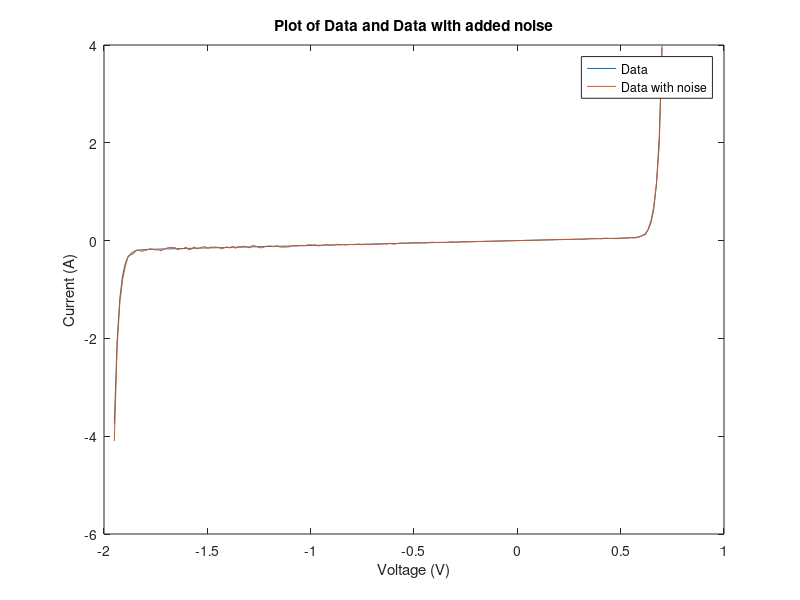
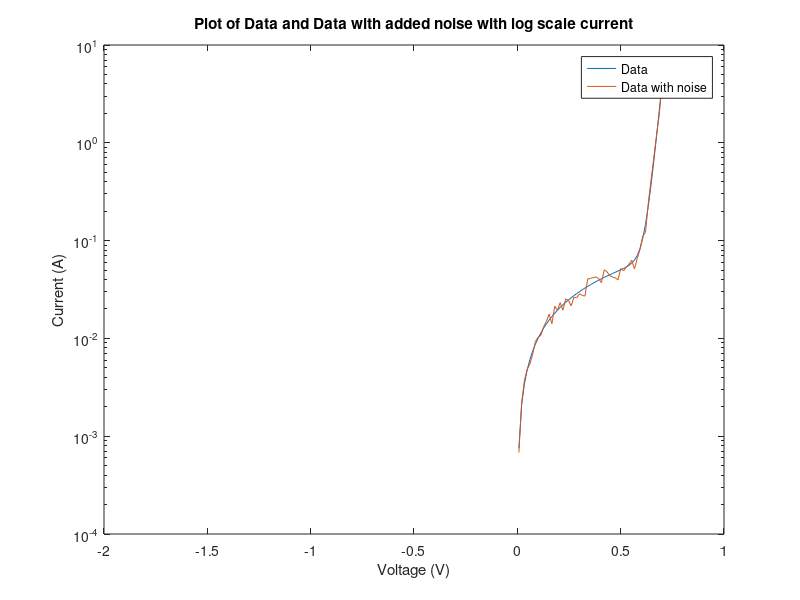
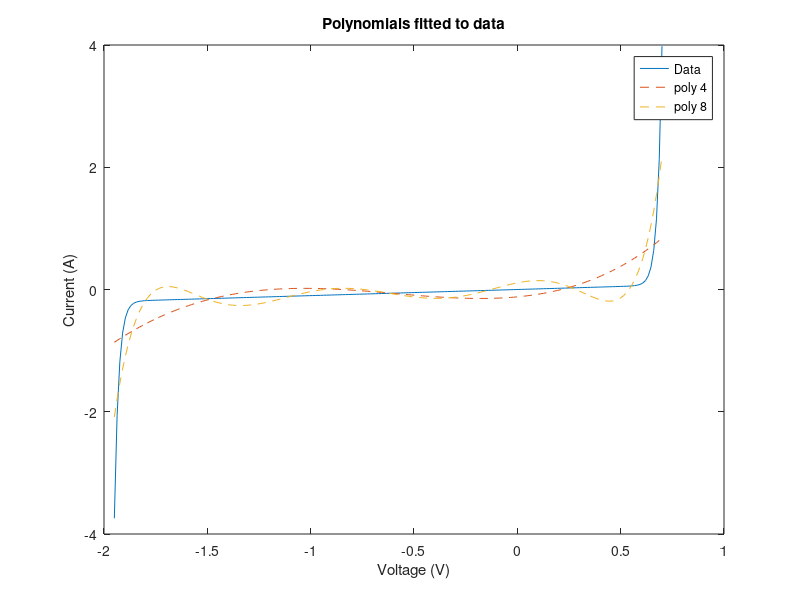
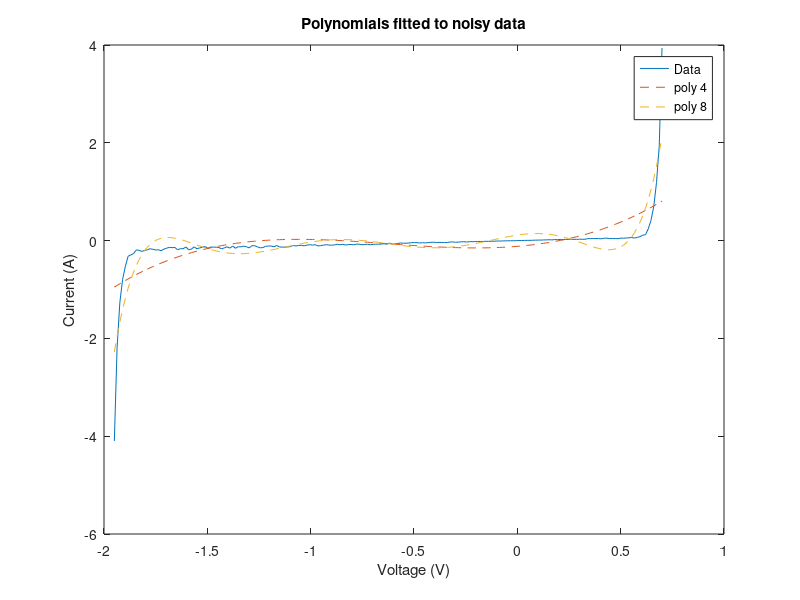

Recreate these plots in MATLAB, in order. (Note: this script raises an error after producing the figures.)
Gp = 0.1;
Is = 0.01e-12;
Ib = 0.1e-12;
Vb = 1.3;

V = linspace(-1.95, 0.7, 200);
I = Is.*(exp(1.2.*V./0.025)-1) + V.*Gp - Ib.*(exp(-1.2.*(V+Vb)./0.025)-1);
%Generates signal with noise as much as +/- 0.2*I
I2 = 0.8.*I + I.*0.4.*rand(1, 200);

figure(1)
plot(V, I);
hold on
plot(V, I2);
legend('Data', 'Data with noise')
title('Plot of Data and Data with added noise')
xlabel('Voltage (V)')
ylabel('Current (A)')
hold off

figure(2)
semilogy(V, I);
hold on
semilogy(V, I2);
legend('Data', 'Data with noise')
title('Plot of Data and Data with added noise with log scale current')
xlabel('Voltage (V)')
ylabel('Current (A)')
hold off

%2 ploynomial fitting

I14 = polyval(polyfit(V, I, 4), V);
I18 = polyval(polyfit(V, I, 8), V); 
I24 = polyval(polyfit(V, I2, 4), V); 
I28 = polyval(polyfit(V, I2, 8), V);  

figure(3)
plot(V, I)
hold on
plot(V, I14, '--')
plot(V, I18, '--')
legend('Data', 'poly 4', 'poly 8')
title('Polynomials fitted to data')
xlabel('Voltage (V)')
ylabel('Current (A)')
hold off

figure(4)
plot(V, I2)
hold on
plot(V, I24, '--')
plot(V, I28, '--')
legend('Data', 'poly 4', 'poly 8')
title('Polynomials fitted to noisy data')
xlabel('Voltage (V)')
ylabel('Current (A)')
hold off

% Curve fitting with fit function
fo = fittype('A.*(exp(1.2*x/25e-3)-1) + 0.1.*x - C*(exp(1.2*(-(x+1.3))/25e-3)-1)');
ff = fit(V',I',fo);
If = ff(V);

figure(5)
plot(V, If)
title('Solution with Is and Id fitted')
xlabel('Voltage (V)')
ylabel('Current (A)')


fo = fittype('A.*(exp(1.2*x/25e-3)-1) + B.*x - C*(exp(1.2*(-(x+1.3))/25e-3)-1)');
ff = fit(V',I',fo);
If = ff(V);

figure(6)
plot(V, If)
title('Solution with Is, Id, and Gp fitted')
xlabel('Voltage (V)')
ylabel('Current (A)')



fo = fittype('A.*(exp(1.2*x/25e-3)-1) + B.*x - C*(exp(1.2*(-(x+D))/25e-3)-1)');
ff = fit(V',I',fo);
If = ff(V);

figure(7)
plot(V, If)
title('Solution with all parameters fitted')
xlabel('Voltage (V)')
ylabel('Current (A)')

% Neural Nets
inputs = V.';
targets = I.';
hiddenLayerSize = 10;
net = fitnet(hiddenLayerSize);
net.divideParam.trainRatio = 70/100;
net.divideParam.valRatio = 15/100;
net.divideParam.testRatio = 15/100;
[net,tr] = train(net,inputs,targets);
outputs = net(inputs);
errors = gsubtract(outputs,targets);
performance = perform(net,targets,outputs)
view(net)
Inn = outputs